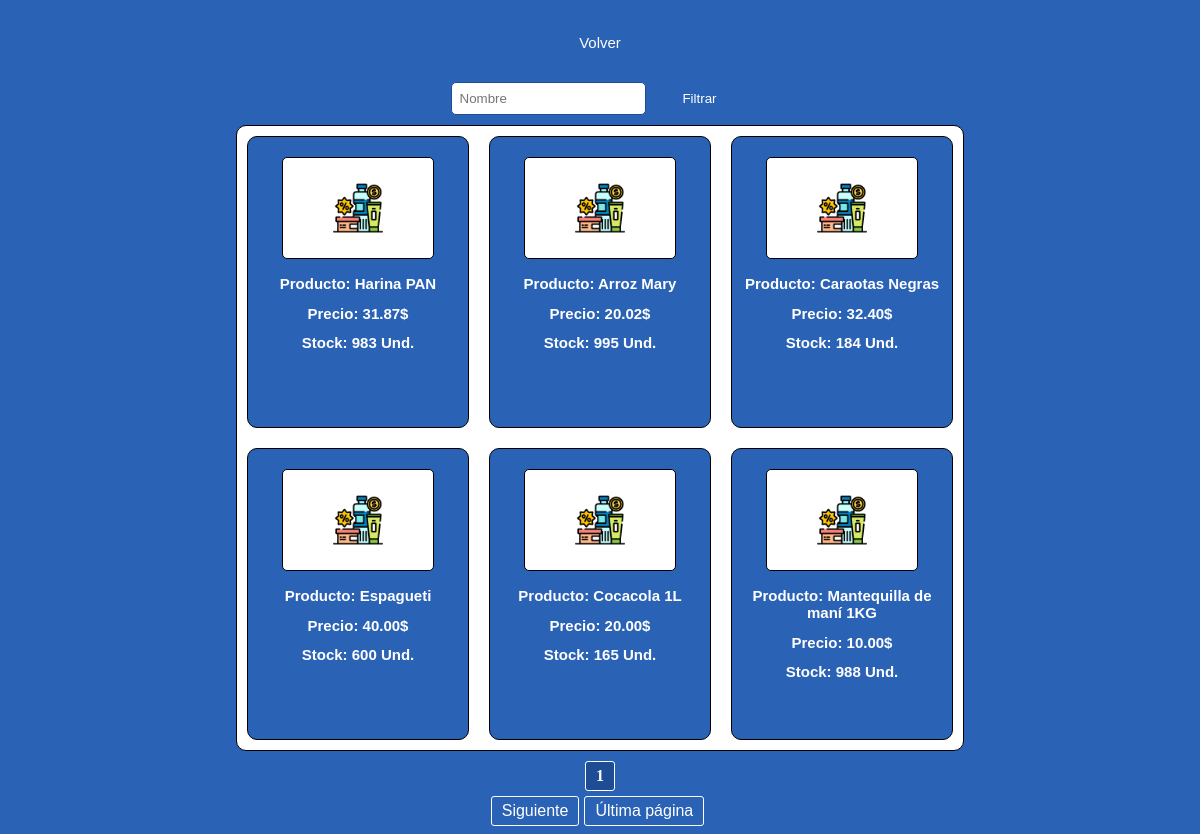
Screenshot of /Inventario/lista_productos/ with the database file from the repository.
### Inventario/models.py (models this page shows)
class Productos(models.Model):
    nombre = models.CharField(max_length=100)
    codigo = models.IntegerField(unique=True, validators=[validate_unique_name])
    precio = models.DecimalField(max_digits=10, decimal_places=2)
    stock = models.IntegerField()
    proveedor = models.CharField(max_length=100)
    iva = models.IntegerField()

### Inventario/views.py (the view)
# urls.py: path('lista_productos/', views.lista_productos, name= "lista_productos"),
def lista_productos(request):
    filtro = request.GET.get('filtro')
    productos = Productos.objects.all()
    if filtro:
        productos = productos.filter(nombre__icontains=filtro)
    paginator = Paginator(productos, 6)
    page_number = request.GET.get('page')
    page_obj = paginator.get_page(page_number)
    return render(request, 'Inventario/lista_productos.html', {'page_obj': page_obj, 'filtro': filtro})

### Inventario/templates/Inventario/lista_productos.html (shortened to what this page needs)
{% load static %}
<!DOCTYPE html>
<html lang="es">
<head>
    <link rel="stylesheet" type="text/css" href="{% static 'css/lista_productos.css' %}">
</head>
<body>
    <div class="navegacion">
        <nav>
            <ul>
                {% if user.is_authenticated %}
                    <li><a href="{% url 'index_inventario' %}">Volver</a></li>
                    <li><a href="{% url 'logout_usuario' %}">Cerrar Sesión</a></li>
                {% else %}
                    <li><a href="{% url 'index' %}">Volver</a></li>
                {% endif %}
            </ul>
        </nav>
    </div>
    <form method="get" action="{% url 'lista_productos' %}">
        <input type="text" name="filtro" id="filtro" value="{{ request.GET.filtro }}" placeholder="Nombre">
        <button type="submit" value="Filtrar">Filtrar</button>
    </form>
    <div class="container">
        {% for producto in page_obj %}
            <div class="item">
                <img src="{% static 'img/productos.png' %}" alt="">
                <h2>Producto: {{ producto.nombre }}</h2>
                <h2>Precio: {{ producto.precio }}$</h2>
                <h2>Stock: {{ producto.stock }} Und.</h2>
            </div>
        {% empty %}
            {% if request.GET.filtro %}
                <p>No se encontraron productos con el filtro "{{ request.GET.filtro }}".</p>
            {% else %}
                <p>No se encontraron productos.</p>
            {% endif %}
        {% endfor %}
    </div>
    <div class="pagination">
        {% if page_obj.has_next %}
            <a href="?page={{ page_obj.next_page_number }}{% if request.GET.filtro %}&filtro={{ request.GET.filtro }}{% endif %}">Siguiente</a>
            <a href="?page={{ page_obj.paginator.num_pages }}{% if request.GET.filtro %}&filtro={{ request.GET.filtro }}{% endif %}">Última página</a>
        {% endif %}
        <span class="current-page">{{ page_obj.number }}</span>
    </div>
</body>
</html>

### Inventario/static/css/lista_productos.css (style rules this page uses)
body { background-color: #2a62b5; display: flex; flex-direction: column; justify-content: center; align-items: center; }
.navegacion { display: flex; justify-content: center; align-items: center; }
nav { display: flex; justify-content: center; float: left; align-items: center; }
nav ul { list-style: none; overflow: hidden; padding-left: 0px; }
nav ul li { float: left; font-family: 'Lucida Sans', 'Lucida Sans Regular', 'Lucida Grande', 'Lucida Sans Unicode', Geneva, Verdana, sans-serif; font-size: 20px; }
nav ul li a { display: block; padding: 10px; margin: 0px 10px 0px 10px; border-radius: 10px; color: #fff; text-decoration: none; font-size: 15px; font-family: 'Lucida Sans', 'Lucida Sans Regular', 'Lucida Grande', 'Lucida Sans Unicode', Geneva, Verdana, sans-serif; }
form input { font-family: 'Lucida Sans', 'Lucida Sans Regular', 'Lucida Grande', 'Lucida Sans Unicode', Geneva, Verdana, sans-serif; padding: 8px; margin: 5px 0px 10px 0px; border-radius: 5px; border: 1px solid; border-color: #1f4d95; }
button { font-family: 'Lucida Sans', 'Lucida Sans Regular', 'Lucida Grande', 'Lucida Sans Unicode', Geneva, Verdana, sans-serif; width: 100px; padding: 10px; background-color: #2a62b5; color: #fff; border: none; border-radius: 5px; cursor: pointer; }
.container { background-color: #fff; border: 1px solid; border-radius: 10px; display: grid; grid-template-columns: repeat(3, 1fr); grid-gap: 20px; padding: 10px 10px 10px 10px; }
h2 { font-size: 15px; font-family: 'Lucida Sans', 'Lucida Sans Regular', 'Lucida Grande', 'Lucida Sans Unicode', Geneva, Verdana, sans-serif; color: #fff; }
.item { background-color: #2a62b5; border: 1px solid; border-radius: 10px; text-align: center; justify-items: center; align-items: center; justify-content: center; padding: 20px 10px 20px 10px; width: 200px; height: 250px; }
.item img { width: 50px; height: 50px; padding: 25px 50px 25px 50px; border: 1px solid; border-radius: 5px; background-color: #fff; }
.pagination { display: flex; justify-content: center; align-items: center; margin-top: 10px; position: relative; }
.pagination a { padding: 5px 10px; margin: 35px 5px 0px 0px; text-decoration: none; color: #fff; border: 1px solid #fff; border-radius: 3px; position: relative; z-index: 2; font-family: 'Lucida Sans', 'Lucida Sans Regular', 'Lucida Grande', 'Lucida Sans Unicode', Geneva, Verdana, sans-serif; }
.current-page { padding: 5px 10px; margin: 30px 5px 0px 0px; font-weight: bold; color: #fff; background-color: #1f4d95; border: 1px solid #fff; border-radius: 3px; position: absolute; top: -30px; left: 50%; transform: translateX(-50%); z-index: 3; }

### rows the page displays
Productos: nombre "Harina PAN", precio "31.87", stock "983"
Productos: nombre "Arroz Mary", precio "20.02", stock "995"
Productos: nombre "Caraotas Negras", precio "32.40", stock "184"
Productos: nombre "Espagueti", precio "40.00", stock "600"
Productos: nombre "Cocacola 1L", precio "20.00", stock "165"
Productos: nombre "Mantequilla de maní 1KG", precio "10.00", stock "988"

### other values shown
{{ page_obj.number }} "1"
